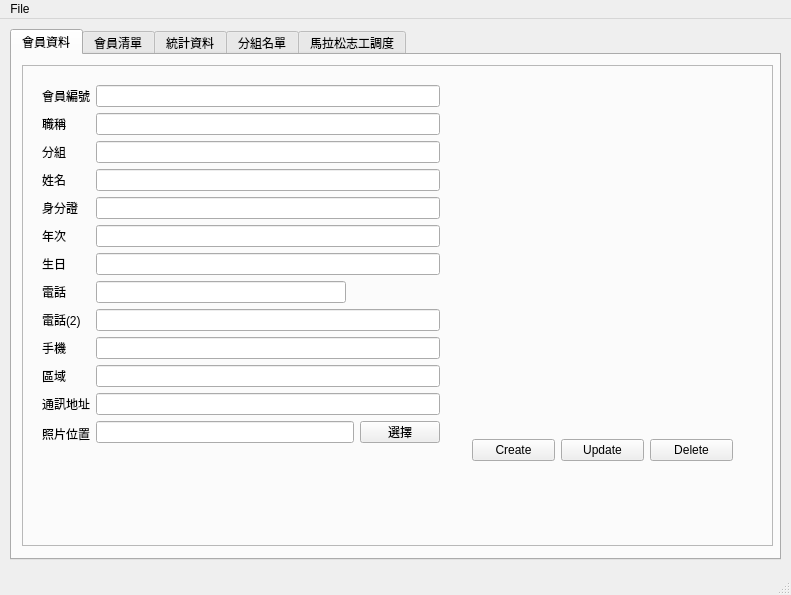
<?xml version="1.0" encoding="UTF-8"?>
<ui version="4.0">
 <class>MainWindow</class>
 <widget class="QMainWindow" name="MainWindow">
  <property name="geometry">
   <rect>
    <x>0</x>
    <y>0</y>
    <width>791</width>
    <height>595</height>
   </rect>
  </property>
  <property name="windowTitle">
   <string>蘆洲慢跑會員系統</string>
  </property>
  <widget class="QWidget" name="centralwidget">
   <widget class="QTabWidget" name="tabMenu">
    <property name="geometry">
     <rect>
      <x>10</x>
      <y>10</y>
      <width>771</width>
      <height>531</height>
     </rect>
    </property>
    <property name="currentIndex">
     <number>0</number>
    </property>
    <widget class="QWidget" name="TabMemberInfo">
     <attribute name="title">
      <string>會員資料</string>
     </attribute>
     <widget class="QFrame" name="frame_mbr_info">
      <property name="geometry">
       <rect>
        <x>10</x>
        <y>10</y>
        <width>751</width>
        <height>481</height>
       </rect>
      </property>
      <property name="frameShape">
       <enum>QFrame::StyledPanel</enum>
      </property>
      <property name="frameShadow">
       <enum>QFrame::Raised</enum>
      </property>
      <widget class="QLabel" name="lbl_mbr_photo">
       <property name="geometry">
        <rect>
         <x>450</x>
         <y>20</y>
         <width>200</width>
         <height>250</height>
        </rect>
       </property>
       <property name="minimumSize">
        <size>
         <width>50</width>
         <height>50</height>
        </size>
       </property>
       <property name="text">
        <string/>
       </property>
       <property name="scaledContents">
        <bool>false</bool>
       </property>
      </widget>
      <widget class="QWidget" name="gridLayoutWidget_2">
       <property name="geometry">
        <rect>
         <x>450</x>
         <y>365</y>
         <width>261</width>
         <height>41</height>
        </rect>
       </property>
       <layout class="QGridLayout" name="gridLayout_3">
        <item row="0" column="0">
         <widget class="QPushButton" name="btn_mbr_info_create">
          <property name="text">
           <string>Create</string>
          </property>
         </widget>
        </item>
        <item row="0" column="1">
         <widget class="QPushButton" name="btn_mbr_info_update">
          <property name="text">
           <string>Update</string>
          </property>
         </widget>
        </item>
        <item row="0" column="2">
         <widget class="QPushButton" name="btn_mbr_info_delete">
          <property name="text">
           <string>Delete</string>
          </property>
         </widget>
        </item>
       </layout>
      </widget>
      <widget class="QWidget" name="formLayoutWidget">
       <property name="geometry">
        <rect>
         <x>20</x>
         <y>20</y>
         <width>398</width>
         <height>423</height>
        </rect>
       </property>
       <layout class="QFormLayout" name="formLayout_2">
        <item row="0" column="0">
         <widget class="QLabel" name="lbl_mbr_id">
          <property name="text">
           <string>會員編號</string>
          </property>
         </widget>
        </item>
        <item row="0" column="1">
         <widget class="QLineEdit" name="edit_mbr_id">
          <property name="minimumSize">
           <size>
            <width>250</width>
            <height>0</height>
           </size>
          </property>
         </widget>
        </item>
        <item row="1" column="0">
         <widget class="QLabel" name="lbl_mbr_position">
          <property name="text">
           <string>職稱</string>
          </property>
         </widget>
        </item>
        <item row="1" column="1">
         <widget class="QLineEdit" name="edit_mbr_position">
          <property name="minimumSize">
           <size>
            <width>250</width>
            <height>0</height>
           </size>
          </property>
         </widget>
        </item>
        <item row="2" column="0">
         <widget class="QLabel" name="lbl_mbr_group">
          <property name="text">
           <string>分組</string>
          </property>
         </widget>
        </item>
        <item row="2" column="1">
         <widget class="QLineEdit" name="edit_mbr_group">
          <property name="minimumSize">
           <size>
            <width>250</width>
            <height>0</height>
           </size>
          </property>
         </widget>
        </item>
        <item row="3" column="0">
         <widget class="QLabel" name="lbl_mbr_name">
          <property name="text">
           <string>姓名</string>
          </property>
         </widget>
        </item>
        <item row="3" column="1">
         <widget class="QLineEdit" name="edit_mbr_name">
          <property name="minimumSize">
           <size>
            <width>250</width>
            <height>0</height>
           </size>
          </property>
         </widget>
        </item>
        <item row="4" column="0">
         <widget class="QLabel" name="lbl_mbr_idcard">
          <property name="text">
           <string>身分證</string>
          </property>
         </widget>
        </item>
        <item row="4" column="1">
         <widget class="QLineEdit" name="edit_mbr_idcard">
          <property name="minimumSize">
           <size>
            <width>250</width>
            <height>0</height>
           </size>
          </property>
         </widget>
        </item>
        <item row="5" column="0">
         <widget class="QLabel" name="lbl_mbr_birth_ROC">
          <property name="text">
           <string>年次</string>
          </property>
         </widget>
        </item>
        <item row="5" column="1">
         <widget class="QLineEdit" name="edit_mbr_birth_ROC">
          <property name="minimumSize">
           <size>
            <width>250</width>
            <height>0</height>
           </size>
          </property>
         </widget>
        </item>
        <item row="6" column="0">
         <widget class="QLabel" name="lbl_mbr_birthday">
          <property name="text">
           <string>生日</string>
          </property>
         </widget>
        </item>
        <item row="6" column="1">
         <widget class="QLineEdit" name="edit_mbr_birthday">
          <property name="minimumSize">
           <size>
            <width>250</width>
            <height>0</height>
           </size>
          </property>
         </widget>
        </item>
        <item row="7" column="0">
         <widget class="QLabel" name="lbl_mbr_phone1">
          <property name="text">
           <string>電話</string>
          </property>
         </widget>
        </item>
        <item row="7" column="1">
         <widget class="QLineEdit" name="edit_mbr_phone1">
          <property name="sizePolicy">
           <sizepolicy hsizetype="Fixed" vsizetype="Fixed">
            <horstretch>2</horstretch>
            <verstretch>0</verstretch>
           </sizepolicy>
          </property>
          <property name="minimumSize">
           <size>
            <width>250</width>
            <height>0</height>
           </size>
          </property>
         </widget>
        </item>
        <item row="8" column="0">
         <widget class="QLabel" name="lbl_mbr_phone2">
          <property name="text">
           <string>電話(2)</string>
          </property>
         </widget>
        </item>
        <item row="8" column="1">
         <widget class="QLineEdit" name="edit_mbr_phone2">
          <property name="minimumSize">
           <size>
            <width>250</width>
            <height>0</height>
           </size>
          </property>
         </widget>
        </item>
        <item row="9" column="0">
         <widget class="QLabel" name="lbl_mbr_cellphone">
          <property name="text">
           <string>手機</string>
          </property>
         </widget>
        </item>
        <item row="9" column="1">
         <widget class="QLineEdit" name="edit_mbr_cellphone">
          <property name="minimumSize">
           <size>
            <width>250</width>
            <height>0</height>
           </size>
          </property>
         </widget>
        </item>
        <item row="10" column="0">
         <widget class="QLabel" name="lbl_mbr_area">
          <property name="text">
           <string>區域</string>
          </property>
         </widget>
        </item>
        <item row="10" column="1">
         <widget class="QLineEdit" name="edit_mbr_area">
          <property name="minimumSize">
           <size>
            <width>250</width>
            <height>0</height>
           </size>
          </property>
         </widget>
        </item>
        <item row="11" column="0">
         <widget class="QLabel" name="lbl_mbr_address">
          <property name="text">
           <string>通訊地址</string>
          </property>
         </widget>
        </item>
        <item row="11" column="1">
         <widget class="QLineEdit" name="edit_mbr_address">
          <property name="minimumSize">
           <size>
            <width>250</width>
            <height>0</height>
           </size>
          </property>
         </widget>
        </item>
        <item row="12" column="0">
         <widget class="QLabel" name="lbl_mbr_photo_path">
          <property name="text">
           <string>照片位置</string>
          </property>
         </widget>
        </item>
        <item row="12" column="1">
         <layout class="QGridLayout" name="gridLayout">
          <item row="0" column="0">
           <widget class="QLineEdit" name="edit_mbr_photo_path">
            <property name="minimumSize">
             <size>
              <width>250</width>
              <height>0</height>
             </size>
            </property>
           </widget>
          </item>
          <item row="0" column="1">
           <widget class="QPushButton" name="btn_mbr_info_img_file_diag">
            <property name="text">
             <string>選擇</string>
            </property>
           </widget>
          </item>
         </layout>
        </item>
       </layout>
      </widget>
     </widget>
    </widget>
    <widget class="QWidget" name="TabMemberTable">
     <attribute name="title">
      <string>會員清單</string>
     </attribute>
     <widget class="QFrame" name="frame_mbr_table">
      <property name="geometry">
       <rect>
        <x>10</x>
        <y>10</y>
        <width>741</width>
        <height>481</height>
       </rect>
      </property>
      <property name="frameShape">
       <enum>QFrame::StyledPanel</enum>
      </property>
      <property name="frameShadow">
       <enum>QFrame::Raised</enum>
      </property>
      <widget class="QTableWidget" name="mbrTable">
       <property name="geometry">
        <rect>
         <x>10</x>
         <y>10</y>
         <width>721</width>
         <height>461</height>
        </rect>
       </property>
      </widget>
     </widget>
    </widget>
    <widget class="QWidget" name="TabStatistic">
     <attribute name="title">
      <string>統計資料</string>
     </attribute>
    </widget>
    <widget class="QWidget" name="TabGroup">
     <attribute name="title">
      <string>分組名單</string>
     </attribute>
    </widget>
    <widget class="QWidget" name="TabVolunteer">
     <attribute name="title">
      <string>馬拉松志工調度</string>
     </attribute>
    </widget>
   </widget>
  </widget>
  <widget class="QMenuBar" name="menubar">
   <property name="geometry">
    <rect>
     <x>0</x>
     <y>0</y>
     <width>791</width>
     <height>22</height>
    </rect>
   </property>
   <widget class="QMenu" name="menuFile">
    <property name="title">
     <string>File</string>
    </property>
    <addaction name="separator"/>
    <addaction name="actionImport_from_excel"/>
    <addaction name="actionExport_to_excel"/>
   </widget>
   <addaction name="menuFile"/>
  </widget>
  <widget class="QStatusBar" name="statusbar"/>
  <action name="actionImport_from_excel">
   <property name="text">
    <string>Import from excel</string>
   </property>
  </action>
  <action name="actionExport_to_excel">
   <property name="text">
    <string>Export to excel</string>
   </property>
  </action>
 </widget>
 <resources/>
 <connections/>
</ui>
